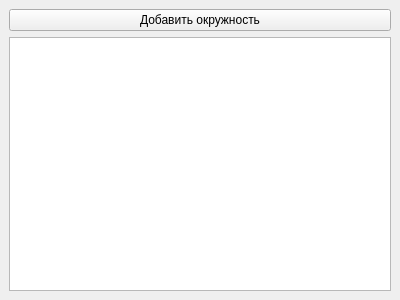
<?xml version="1.0" encoding="UTF-8"?>
<ui version="4.0">
  <class>MainWindow</class>
  <widget class="QMainWindow" name="MainWindow">
    <property name="geometry">
      <rect>
        <x>0</x>
        <y>0</y>
        <width>400</width>
        <height>300</height>
      </rect>
    </property>
    <widget class="QWidget" name="centralwidget">
      <layout class="QVBoxLayout" name="verticalLayout">
        <item>
          <widget class="QPushButton" name="drawButton">
            <property name="text">
              <string>Добавить окружность</string>
            </property>
          </widget>
        </item>
        <item>
          <widget class="QGraphicsView" name="drawArea"/>
        </item>
      </layout>
    </widget>
  </widget>
  <resources/>
  <connections/>
</ui>
